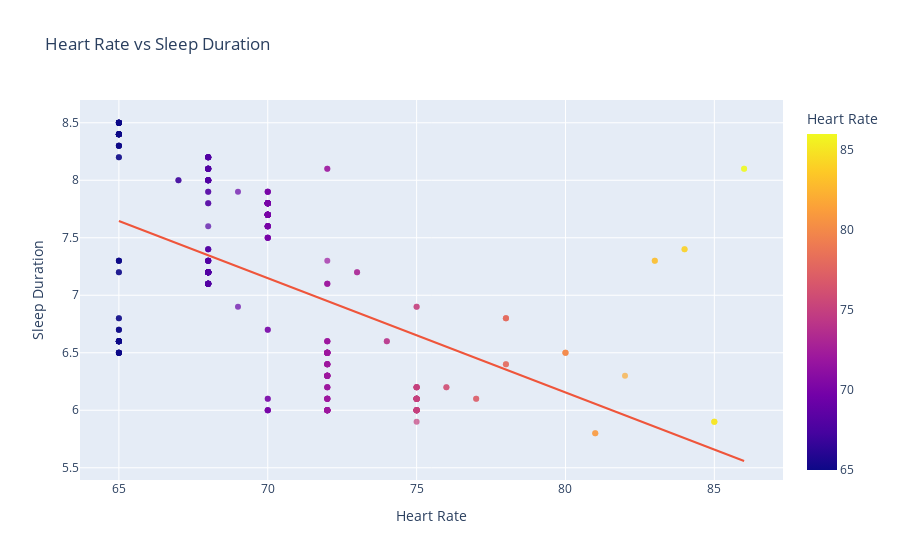

Write notebook code for a chart like this one.
### Markdown cell above
### Heart Rate vs Sleep Duration

### Code cell
fig = px.scatter(
    df,
    x="Heart Rate",
    y="Sleep Duration",
    trendline="ols",
    opacity=0.7,
    title="Heart Rate vs Sleep Duration",
    color="Heart Rate"
)

fig.show()

### Figure 1 — Plotly figure (JSON) as saved in the notebook; plotly's stock layout.template omitted (floating-point values rounded to 4 significant figures; data arrays with more than 128 entries replaced by an {"elided": "..."} marker saying what was removed)
{"data": [{"hovertemplate": "Heart Rate=%{marker.color}<br>Sleep Duration=%{y}<extra></extra>", "legendgroup": "", "marker": {"color": {"elided": "374 int values"}, "coloraxis": "coloraxis", "opacity": 0.7, "symbol": "circle"}, "mode": "markers", "name": "", "orientation": "v", "showlegend": false, "type": "scatter", "x": {"elided": "374 int values"}, "xaxis": "x", "y": {"elided": "374 float values"}, "yaxis": "y"}, {"hovertemplate": "<b>OLS trendline</b><br>Sleep Duration = -0.09936 * Heart Rate + 14.1038<br>R<sup>2</sup>=0.266726<br><br>Heart Rate=%{x}<br>Sleep Duration=%{y} <b>(trend)</b><extra></extra>", "legendgroup": "", "marker": {"symbol": "circle"}, "mode": "lines", "name": "", "showlegend": false, "type": "scatter", "x": {"elided": "374 int values"}, "xaxis": "x", "y": {"elided": "374 float values"}, "yaxis": "y"}], "layout": {"autosize": true, "coloraxis": {"colorbar": {"title": {"text": "Heart Rate"}}, "colorscale": [[0, "#0d0887"], [0.1111, "#46039f"], [0.2222, "#7201a8"], [0.3333, "#9c179e"], [0.4444, "#bd3786"], [0.5556, "#d8576b"], [0.6667, "#ed7953"], [0.7778, "#fb9f3a"], [0.8889, "#fdca26"], [1, "#f0f921"]]}, "legend": {"tracegroupgap": 0}, "title": {"text": "Heart Rate vs Sleep Duration"}, "xaxis": {"anchor": "y", "autorange": true, "domain": [0, 1], "range": [63.72, 87.28], "title": {"text": "Heart Rate"}, "type": "linear"}, "yaxis": {"anchor": "x", "autorange": true, "domain": [0, 1], "range": [5.392, 8.737], "title": {"text": "Sleep Duration"}, "type": "linear"}}}
